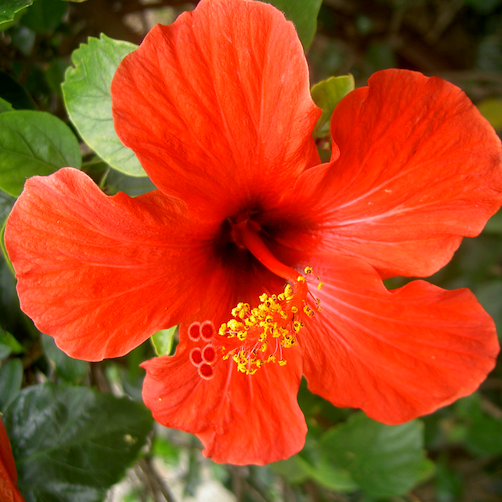
%> input picture IGR201/IMAGE/TP1/hibiscus.bmp, 502 x 502 px
$ octave tp3.m   (GNU Octave 9; MATLAB toolbox functions it lacks are replaced by stand-ins)
%> lines starting %> are read from the running program, lines starting %| are printed output that depends on the picture
%%  After this you need to be able to compute DFT, look at the magnitude of
% the DFT, to understand what kind of information is in the modulus and
% argument of the DFT, to perform a sub-pixelian translation of an image,
% to perform linear filtering (by DFT-based convolutions/deconvolutions).

clear all;
close all;
I= double(imread('hibiscus.bmp'))/255;
I=mean(I,3);
%> I: size 502x502 double
% To compute the DFT we just do
DFT2d_I=fft2(I);
% There're two main conventions to store the DCT valuees.
% The following command reorder the coefficient for "human" visualization.
DFT2d_I=fftshift(DFT2d_I);
% We wish to look at the DFT (it's modulus). However, the coeffficients
% have a very high dynamic: for an image the min is nearly zero, the max
% can be 10^6. If we just do
figure;imagesc(abs(DFT2d_I));colormap gray; truesize;
% We see almost nothing (just a white dot at the center of the image).
% As usual, in this case we use the Log function
figure;imagesc(log(abs(DFT2d_I)+1));colormap gray; truesize;
title('Modulus of the 2D-DFT');
% we add one so that if abs(DFT2d_I)(i,j)=0 then log(abs(DFT2d_I(i,j))+1)=0
% (this pixel (i,j) is black).
% 1) we notice the symetry in the image. This is due to the Hermitian
% property of the DFT. We also see that most of the bright part of the
% image is concentrated around the center. This is usual for natural images
% their spectrum (the name for the modulus of a DFT) decay rapidly.
% You can think that this is due to the acquisition model ("band-
% limitedness")/ Shannon-Whittaker sampling theorem).
% This fast decay implies a certain degree of smoothness of the image (gray
% levels vary relatively slowly.) This is the decay/number of derivative
% Fourier formula. [CITE]
% This also implies that a sharper image decay more slowly than a blurry
% image.
% DFT2d_I is complex valued. We looked at the modulus, let now look at the
% argument.
figure;imagesc(angle(DFT2d_I));colormap gray; truesize;
title('Argument of the 2D-DFT');
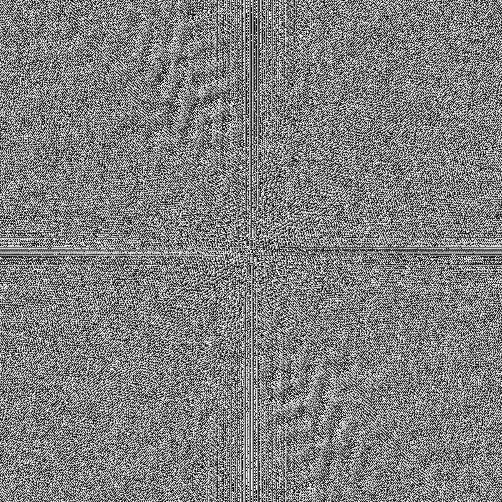
%> displayed picture: size 502x502x3, on the screen's scale of 0 to 255; min 0, max 255, mean 127.5
% The argument moree difficult to understand, it looks almost like noise.
% Yet, it contains very important information. Before, we do two classic
% experiments, lets just check that the DFT transform is invertible.
% This means that observing the DFT is equivalent to observing the image
% itself:
% 1) We invert the reordering we used for visualization.
DFT2d_I=ifftshift(DFT2d_I);
I_from_its_DFT=ifft2(DFT2d_I); % the command for inverse transformation
% let's check that it is indeed the same as the original image I
figure: imshow(I);title('Original image');
figure; imshow(I_from_its_DFT); title('Image calculated from the 2d-DFT');

%% The fft stands for fast Fourier transform is an algorithm to compute DFT
% Cooley, J. W. and J. W. Tukey, "An Algorithm for the Machine
% Computation of the Complex Fourier Series,"Mathematics of Computation,
% Vol. 19, April 1965, pp. 297-301.


%% Modulus/phase exchange experiment: 1) We going to change the modulus of
% 2D-DFT of an image for the modulus of the 2D-DFT of another image and see
% what happens.
% NB: this is the simplest case where the two images have same sizes.
% You'll be able to generalize this experiment once you'll know how to zoom
% in/out images.
clear all;
close all;
I= double(imread('hibiscus.bmp'))/255;
I=mean(I,3);
J= double(imread('flowers.bmp'))/255;
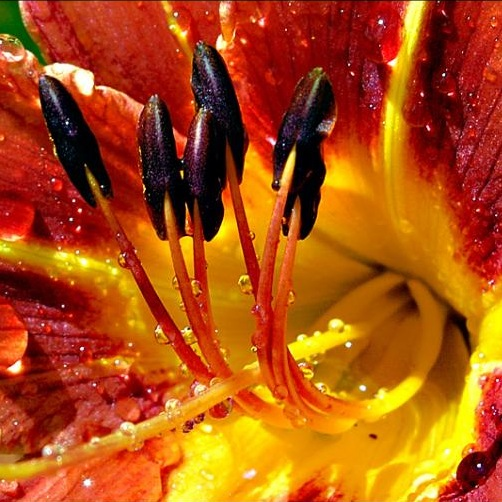
%> input picture IGR201/IMAGE/TP1/flowers.bmp, 502 x 502 px
J=mean(J,3);
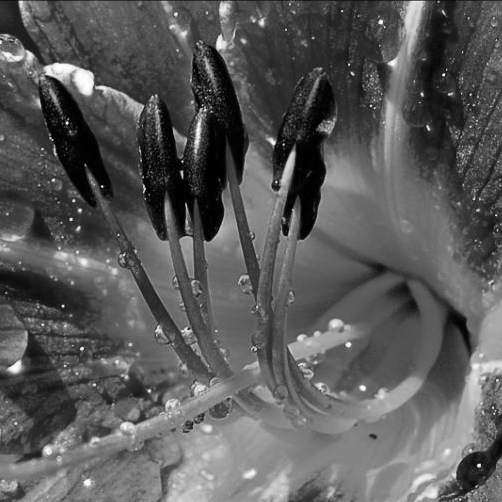
%> J: size 502x502 double; min 0, max 1, mean 0.353
DFT2d_I=fft2(I);
DFT2d_J=fft2(J);
% Note that there's no need to reorder, since we don't want to display the
% 2D-DFTs
% Now crease a new image by specifyiong the 2d-DFT values. We keep the
% angle in DFT2d_I and replace the modulus in DFT2d_I by the modulus in
% DFT2d_J=fft2(J);
modulus_DFT2d_J=abs(fft2(J));
angle_DFT2d_I=angle(DFT2d_I);
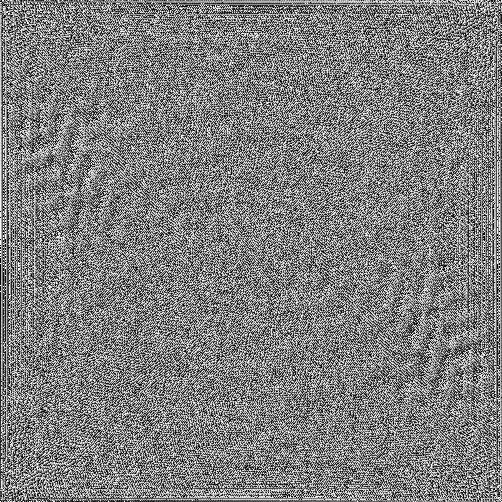
%> angle_DFT2d_I: size 502x502 double; min -3.14, max 3.14, mean 1.25e-05; drawn with min black and max white
[real_part, imaginary_part]=pol2cart(angle_DFT2d_I,modulus_DFT2d_J);
% The above function perform the change of coordinate polar to cartesian
% We now create the 2D-DFT of the new image:
DFT2d_I_with_modulus_of_J=real_part+i*imaginary_part;
% now, inverse transform and display
I_with_modulus_of_J=ifft2(DFT2d_I_with_modulus_of_J);
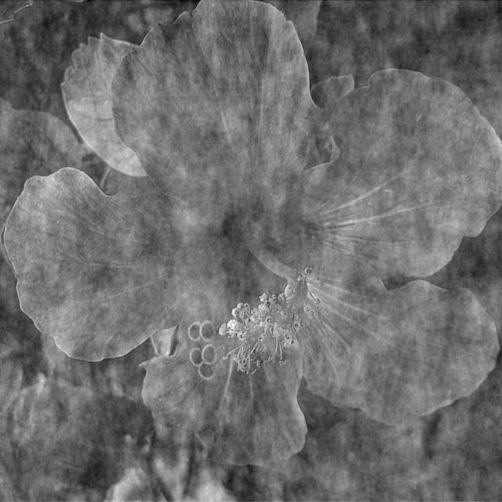
%> I_with_modulus_of_J: size 502x502 double; min -0.355, max 1.29, mean 0.353; drawn with min black and max white
I_with_modulus_of_J=real(I_with_modulus_of_J);
% Due to rounding errors I_with_modulus_of_J can have very small
% but non zero imaginary part. We want a real image for displaying.
figure; imagesc(I);colormap gray; title('Original image I'); truesize;
figure; imagesc(J);colormap gray; title('Original image J'); truesize;
figure; imagesc(I_with_modulus_of_J);colormap gray; title('Image with the arguement of I and the modulus of J'); truesize;
clear all;
close all;
I= double(imread('hibiscus.bmp'))/255;
I=mean(I,3);
J= double(imread('flowers.bmp'))/255;
J=mean(J,3);
DFT2d_I=fft2(I);
DFT2d_J=fft2(J);
angle_DFT2d_J=angle(DFT2d_J);
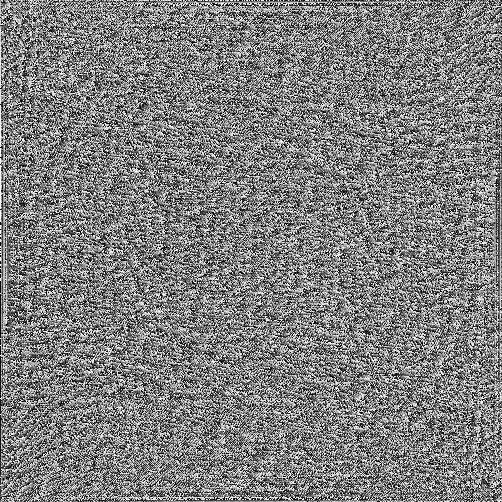
%> angle_DFT2d_J: size 502x502 double; min -3.14, max 3.14, mean 2.49e-05; drawn with min black and max white
modulus_DFT2d_I=abs(DFT2d_I);
[real_part, imaginary_part]=pol2cart(angle_DFT2d_J,modulus_DFT2d_I);
% The above function perform the change of coordinate polar to cartesian
% We now create the 2D-DFT of the new image:
DFT2d_I_with_phase_of_J=real_part+i*imaginary_part;
% now, inverse transform and display
I_with_phase_of_J=ifft2(DFT2d_I_with_phase_of_J);
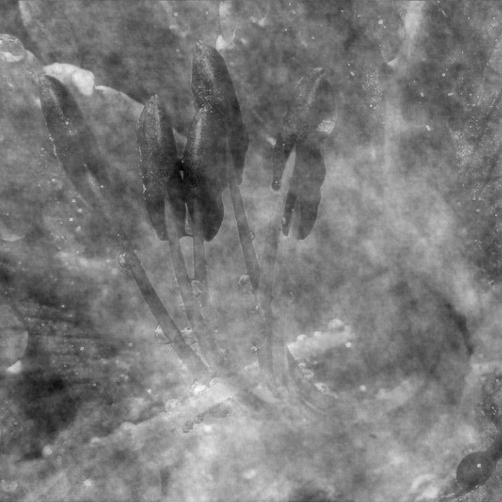
%> I_with_phase_of_J: size 502x502 double; min -0.257, max 1.01, mean 0.354; drawn with min black and max white
I_with_phase_of_J=real(I_with_phase_of_J);
% Due to rounding errors I_with_modulus_of_J can have very small
% but non zero imaginary part. We want a real image for displaying.
figure; imagesc(I);colormap gray; title('Original image I'); truesize;
figure; imagesc(J);colormap gray; title('Original image J'); truesize;
figure; imagesc(I_with_phase_of_J);colormap gray; title('Image with the arguement of J and the modulus of I'); truesize;
% This image looks closer to J than to I.
% So, to recognize an object what is more important? phase or modulus?
